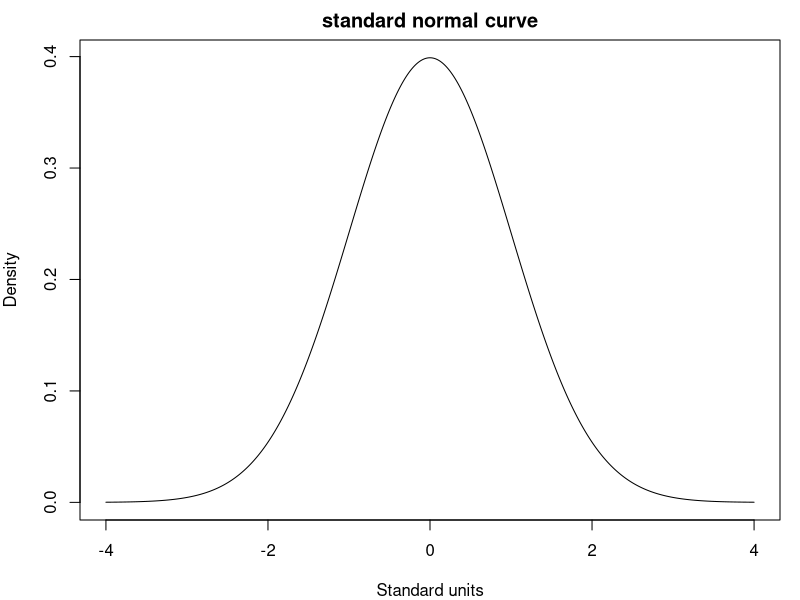

The R script that drew this image:
## ---- chunk 1
knitr::opts_chunk$set(comment = NA)
knitr::opts_chunk$set( prompt=TRUE ) 

knitr::knit_hooks$set(small.mar = function(before, options, envir) {
    if (before) par(mar = c(2, 2, 1, 1))  # smaller margin on top and right
})
knitr::knit_hooks$set(left.mar = function(before, options, envir) {
    if (before) par(mar = c(2, 4, 1, 1))  # smaller margin on top and right
})
knitr::knit_hooks$set(med.mar = function(before, options, envir) {
    if (before) par(mar = c(4, 4, 1, 1))  # smaller margin on top and right
})
knitr::knit_hooks$set(bottom.mar = function(before, options, envir) {
    if (before) par(mar = c(3, 2, 1, 1))  # smaller margin on top and right
})
## ---- chunk 2
height = c(7,8,7,9.5)
weight = c(4,3.2, 3.7, 5.4)
myTable=data.frame(height, weight)
rownames(myTable)=c('Flopsy','Mopsy','Cottontail','Peter')

my_observations = rnorm(1000, mean=50, sd=10)
my_bivariate = c( rnorm(1000, mean=50, sd=5), rnorm(1000, mean=65, sd=5) )
pap_no = c( 9,17,9,0,15,12,7,0,0,0,13,10,0,0,0,8,1,7,4,
  7,2,12,1,4,0,35,6,9,0,0,12,16,16,0,6,3,0,4,
  0,0,0,0,3,2,1,7,5,23,2,3,3,5,0,3,5,17,1,
  1,4,21,0,0,2,14,5,2,0,3,6,2,1)

MCV = c( 59.5,49.0,48.7,50.1,49.9,54.5,57.0,63.2,47.5,65.1,63.5,61.3,77.3,50.2,50.9,66.4,62.1,49.7,58.2,60.0,54.8,45.3,48.8,61.2,47.8,53.4,60.1,61.4,
57.9,61.2,62.1,64.6,61.3,45.8,65.9,47.6,59.4,63.5,52.2,51.8,75.9,51.3,60.6,55.7,69.3,50.5,57.7,54.6,67.7,60.5,54.4,58.6,73.6,60.0,53.2,49.6,
56.4,62.0,48.9,52.9,50.1,56.3,56.6,64.3,59.3,57.3,57.2,48.1,46.6,45.2,48.7,60.6,48.0,47.5,52.7,49.7,56.4,51.2,46.1,43.8,51.7,47.4,59.0,54.1,
47.9,43.6,47.6,53.7,45.2,48.7,49.7,46.6,51.2,46.1,50.6,54.2,47.4,52.7,51.7,50.6,49.5,55.1,51.9,59.6,46.3,51.0,48.3,50.2,56.5,56.3,46.5,45.8,
55.3,47.0,49.8,47.6,56.9,55.4,52.9,58.1,58.2,56.0,57.0,48.6,55.4,58.3,57.2,58.6,55.0,65.5,60.7,45.5,44.1,47.2,50.4,46.7,55.1,52.5,53.1,55.2,
52.3,50.5,48.9,45.2,53.3,48.4,55.0,55.4,49.2,43.6,52.2,51.6,49.0,51.0,60.4,45.7,55.0,50.5,46.8,46.4,46.5,54.4,46.1,48.4,56.1,55.2,56.8,58.1,
47.7,55.0,58.6,55.2,47.2,46.5,58.2,56.7,58.9,57.3,54.2,54.6,54.9,55.7,54.7,56.1,55.3,51.1,48.3,46.2,51.6,54.7,49.9,54.0,55.8,49.6,46.2,58.4,
52.4,44.7,47.8,59.2,57.3,49.6,45.9,44.3,57.0,44.4,47.8,49.4,50.7,56.0,47.6,52.8,46.0,47.6,51.4,55.4,45.5,46.2,47.1,51.3,52.4,49.4,48.0,46.2)

## ---- chunk 3
par(mar=c(4,4,2,1))
x = seq(-4,4,length=1000)
y = dnorm(x,mean=0, sd=1)
plot(x,y, type="l", lwd=1, ylab="Density", xlab="Standard units", main="standard normal curve")
